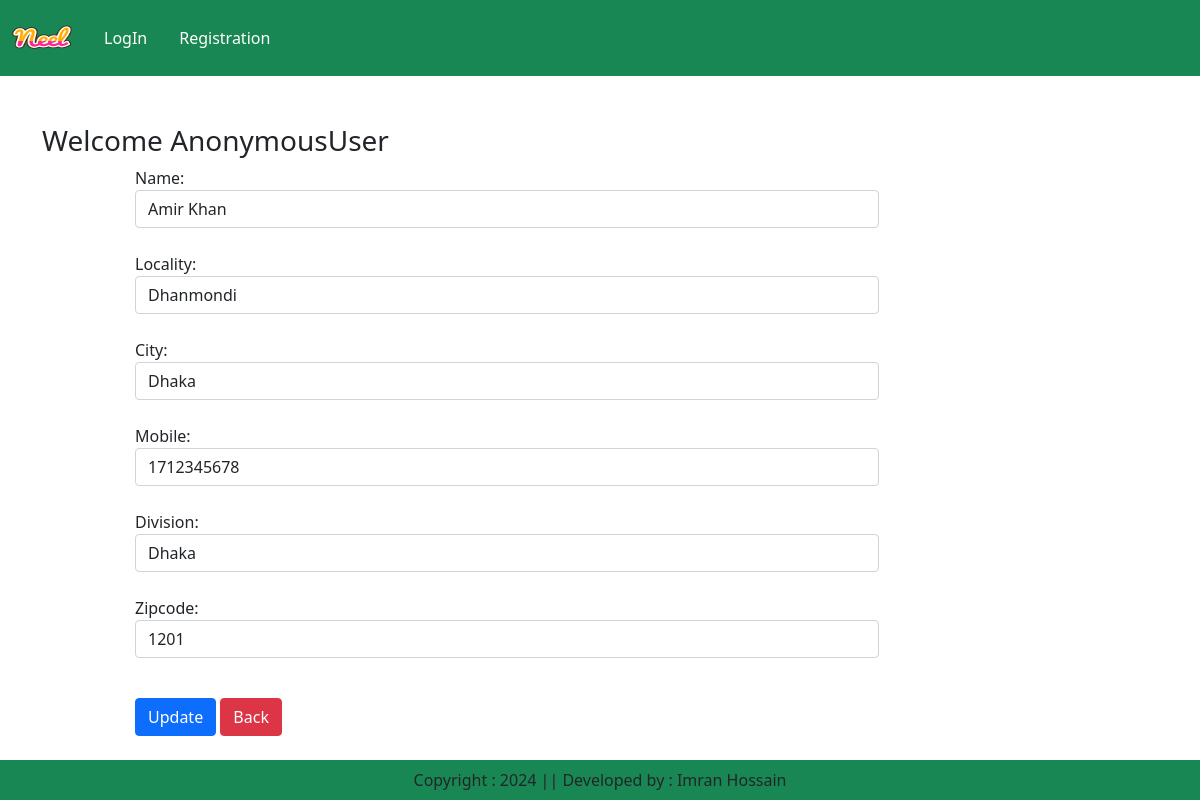
The app's page /update_address/1 with its own data.
### ecom_app/models.py (models this page shows, shortened)
class Customer(models.Model):
    user = models.ForeignKey(User, on_delete=models.CASCADE)
    name = models.CharField(max_length=200)
    locality = models.CharField(max_length=200)
    city = models.CharField(max_length=60)
    mobile = models.IntegerField(default=0)
    zipcode = models.IntegerField()
    division = models.CharField(choices=DIVI_CHOICES, max_length=100)

### ecom_app/views.py (the view, shortened to what this page needs)
# urls.py: path("update_address/<int:pk>", views.UpdateAddress.as_view(), name="update_address"),
class UpdateAddress(View):
    def get(self, request, pk):
        add = Customer.objects.get(pk=pk)
        form = CustomerProfileForm(instance=add)
        return render(request, "ecom_app/update_address.html", locals())

### ecom_app/forms.py
class CustomerProfileForm(forms.ModelForm):
    class Meta:
        model = Customer
        fields = ['name', 'locality', 'city', 'mobile', 'division', 'zipcode']
        widgets={
            'name' : forms.TextInput(attrs={'class ': 'form-control'}),
            'locality' : forms.TextInput(attrs={'class ': 'form-control'}),
            'city' :  forms.TextInput(attrs={'class ': 'form-control'}),
            'mobile' : forms.NumberInput(attrs={'class ': 'form-control'}),
            'division' : forms.Select(attrs={'class ': 'form-control'}),
            'zipcode' : forms.NumberInput(attrs={'class ': 'form-control'}),
        }

### ecom_app/templates/ecom_app/update_address.html (shortened to what this page needs)
{% extends 'ecom_app/base.html' %}
{% load static %}
{% block main-content %}
    <div class="container my-5">
        <div class="row">
            <h3>Welcome <span class="text-capitalize">{{request.user}}</span></h3>
        </div>
        <div class="col-sm-8 offset-sm-1">
            <form action="" method="post">
                {% for fm in form %}
                    {{fm.label_tag}} {{fm}}
                    <br>
                {% endfor %}
                <div class="col-12 mt-3">
                    <button type="submit" class=" btn btn-primary">Update</button>
                    <a href="{% url 'address' %}" type="button" class="btn btn-danger">Back</a>
                </div>
            </form>
        </div>
    </div>
{% endblock main-content %}

### records on screen
Customer: form "Amir Khan" "Dhanmondi" "Dhaka" "1712345678" "Dhaka" "1201"

### other values on screen
{{ request.user }} "AnonymousUser"
{{ fm.label_tag }} "Name:" "Locality:" "City:" "Mobile:" "Division:" "Zipcode:"
